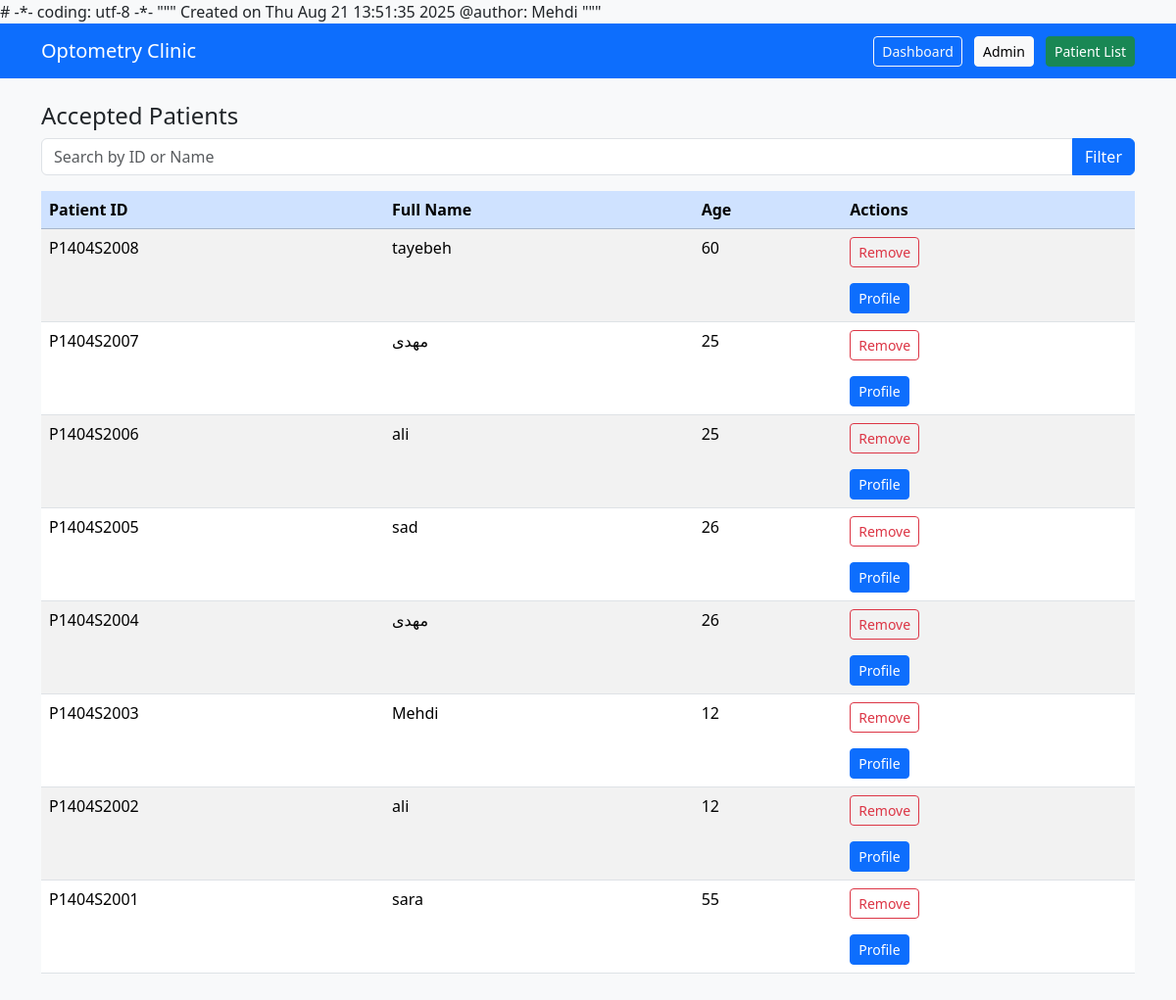
The app's page /doctor/patients/, older data.
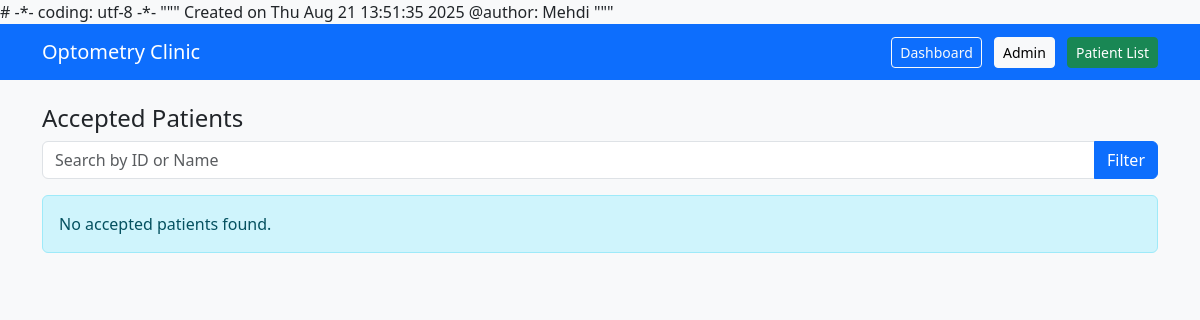
The same page, newer data.
### secretary/models.py (models this page shows, shortened)
class Patient(models.Model):
    STATUS_CHOICES = [
        ("waiting", "Waiting (Secretary list)"),
        ("accepted", "Accepted (Doctor list)"),
        ("done", "Done (Removed from both lists)"),
    ]
    patient_id = models.CharField(max_length=20, unique=True, editable=False)
    name = models.CharField(max_length=100)
    family_name = models.CharField(max_length=100)
    phone = models.CharField(max_length=15, blank=True, null=True)
    age = models.PositiveIntegerField()
    gender = models.CharField(max_length=1, choices=[('M','Male'),('F','Female')])
    melli_code = models.CharField(max_length=10,unique=True, blank=True, null=True)
    reason = models.TextField()
    status = models.CharField(max_length=20, choices=STATUS_CHOICES, default='waiting')
    created_at = models.DateTimeField(default=timezone.now)  # ✅ Correct

### doctor/views.py (the view)
# urls.py: path('patients/', views.doctor_patient_list, name='doctor_patient_list'),
def doctor_patient_list(request):
    query = request.GET.get('q', '')
    patients = Patient.objects.all().order_by('-id')
    if query:
        patients = patients.filter(Q(name__icontains=query) | Q(patient_id__icontains=query))
    return render(request, "doctor/patient_list.html", {"patients": patients})

### doctor/templates/doctor/patient_list.html (shortened to what this page needs)
<!DOCTYPE html>
<html lang="en">
<head>
  <link href="https://cdn.jsdelivr.net/npm/bootstrap@5.3.3/dist/css/bootstrap.min.css" rel="stylesheet"/>
</head>
<body>
<nav class="navbar navbar-expand-lg navbar-dark bg-primary">
  <div class="container">
    <a class="navbar-brand" href="#">Optometry Clinic</a>
    <div class="ms-auto">
      <a class="btn btn-outline-light btn-sm" href="{% url 'doctor:doctor_dashboard' %}">Dashboard</a>
      <a class="btn btn-light btn-sm ms-2" href="{% url 'admin:index' %}">Admin</a>
      <a class="btn btn-success btn-sm ms-2" href="{% url 'doctor:doctor_patient_list' %}">Patient List</a>
    </div>
  </div>
</nav>
<main class="container py-4">
  <h4>Accepted Patients</h4>
  <form method="GET" class="mb-3">
    <div class="input-group">
      <input type="text" name="q" value="{{ request.GET.q }}" class="form-control" placeholder="Search by ID or Name">
      <button class="btn btn-primary" type="submit">Filter</button>
    </div>
  </form>
  {% if patients %}
  <div class="table-responsive">
    <table class="table table-striped table-hover">
      <thead class="table-primary">
        <tr>
          <th>Patient ID</th>
          <th>Full Name</th>
          <th>Age</th>
          <th>Actions</th>
        </tr>
      </thead>
      <tbody>
        {% for patient in patients %}
        <tr>
          <td>{{ patient.patient_id }}</td>
          <td>{{ patient.name }}</td>
          <td>{{ patient.age }}</td>
          <td class="table-actions">
           <form method="POST" action="{% url 'doctor:delete_patient' patient.id %}">
                <button type="submit" class="btn btn-sm btn-outline-danger"
                        onclick="return confirm('Are you sure you want to delete this patient completely?');">
                    Remove
                </button>
            </form>
            <a href="{% url 'doctor:patient_profile' patient.patient_id %}" class="btn btn-sm btn-primary">Profile</a>
          </td>
        </tr>
        {% endfor %}
      </tbody>
    </table>
  </div>
  {% else %}
    <div class="alert alert-info">No accepted patients found.</div>
  {% endif %}
</main>
</body>
</html>

### doctor/templates/doctor/patient_list.html (style rules this page uses)
body { background-color: #f8f9fa; }

Row changes from the older to the newer data that the page shows:
removed Patient: patient_id "P1404S2008", name "tayebeh", age "60"
removed Patient: patient_id "P1404S2007", name "مهدی", age "25"
removed Patient: patient_id "P1404S2006", name "ali", age "25"
removed Patient: patient_id "P1404S2005", name "sad", age "26"
removed Patient: patient_id "P1404S2004", name "مهدی", age "26"
removed Patient: patient_id "P1404S2003", name "Mehdi", age "12"
removed Patient: patient_id "P1404S2002", name "ali", age "12"
removed Patient: patient_id "P1404S2001", name "sara", age "55"
Text that changed along with them:
text no longer shown: "Patient ID Full Name Age Actions"
text now shown: "No accepted patients found."
